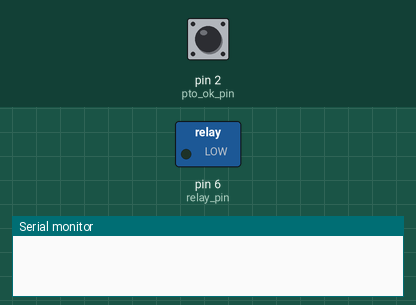
A sketch run on a simulated Arduino Uno, built with avr-gcc and run on an emulated ATmega328P. Parts: switched loads named in the sketch (green lamp = pin HIGH), the last lines printed to the serial monitor. The test bench sets the inputs (shaded band); at power-on: pin 2 (pto_ok_pin) LOW.

Above: at 4.2 s.
4.3 s: pin 2 (pto_ok_pin) pulled HIGH for 1.2 s
At 5.8 s:
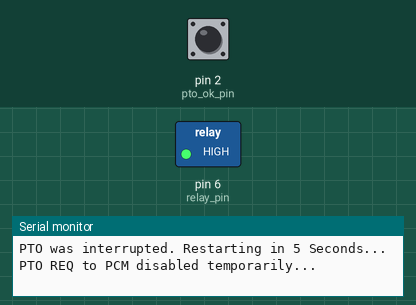
11.5 s: pin 2 (pto_ok_pin) driven LOW
Timing chart, 0 to 14.5 s (numbered marks = the images above; inputs shaded):
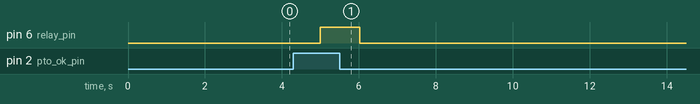

Measured:
- after the input at 4.3 s, pin 6 (relay_pin): LOW → HIGH after 0.70 s, → LOW 1.0 s later

The sketch:

Ford_High_Idle_Controller_v1_0.ino
```cpp
// High Idle Auto Resume
// Version 1.0 12/2011
// droktane


const int  pto_ok_pin = 2;    // the pin that the pushpto is attached to
const int relay_pin = 6;       // the pin that the LED is attached to
// Variables will change:
int ptoState = 0;         // current state of the pto
int lastptoState = 0;     // previous state of the pto

void setup() {
  pinMode(pto_ok_pin, INPUT);
  pinMode(relay_pin, OUTPUT);
  Serial.begin(9600);
  delay(3000);
}


void loop() {
  // read the pushpto input pin:
  ptoState = digitalRead(pto_ok_pin);

  // compare the ptoState to its previous state
  if (ptoState != lastptoState) {
    // if the state has changed, increment the counter
    if (ptoState == LOW) {
      // if the current state is LOW then the PTO is ok
      // went from off to on:
      Serial.println("Sleeping...");
    }
    else {
      // if the current state is High then the pto
      // went from on to off:
      Serial.println("PTO was interrupted. Restarting in 5 Seconds...");
    }
  }
  // save the current state as the last state,
  //for next time through the loop
  lastptoState = ptoState;


  // turns on the LED every four pto pushes by
  // checking the modulo of the pto push counter.
  // the modulo function gives you the remainder of
  // the division of two numbers:
  if (ptoState == HIGH) {
    digitalWrite(relay_pin, HIGH);
    Serial.println("PTO REQ to PCM disabled temporarily...");
    delay(1000);
    digitalWrite(relay_pin, LOW);
    Serial.println("PTO REQ to PCM reenabled. High Idle should resume if able to.");
    delay(6000);
  } else {
   //digitalWrite(relay_pin, LOW);
   delay(1000);
  }
}
```
